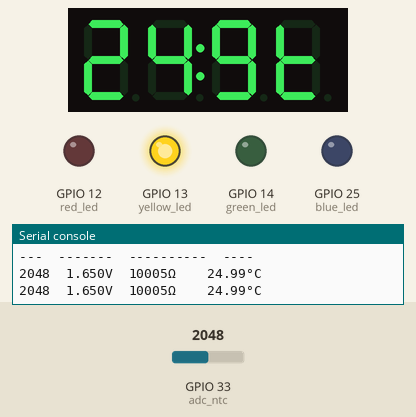
Recording of a program running on a simulated ESP32 board running MicroPython. Shown: 4-digit seven-segment display, output pins drawn as LEDs (lit = HIGH), the last lines printed to the serial console. The test bench sets the inputs (shaded band); at power-on: GPIO 33 (adc_ntc) = 2048 (analog values on the 0–4095 scale). Pins used as bus, display or sensor lines are not drawn.

Above: at 2.2 s.
2.3 s: GPIO 33 (adc_ntc) set to 2197
At 3.7 s:
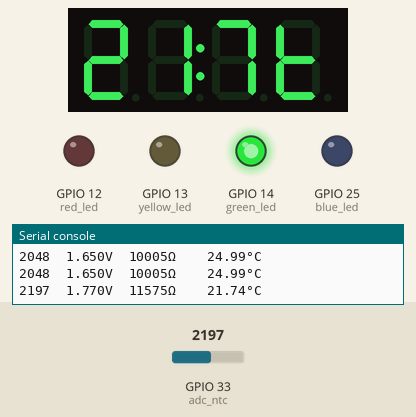
4.5 s: GPIO 33 (adc_ntc) set to 2324
At 5.7 s:
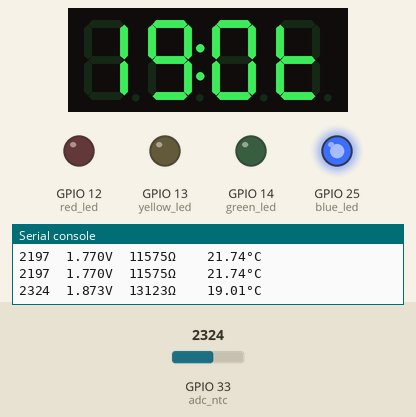
6.5 s: GPIO 33 (adc_ntc) set to 3135
At 7.7 s:
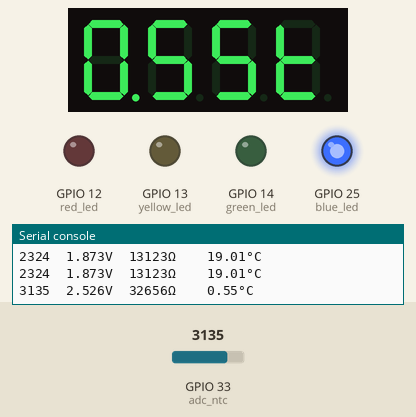
8.5 s: GPIO 33 (adc_ntc) set to 3233
At 9.7 s:
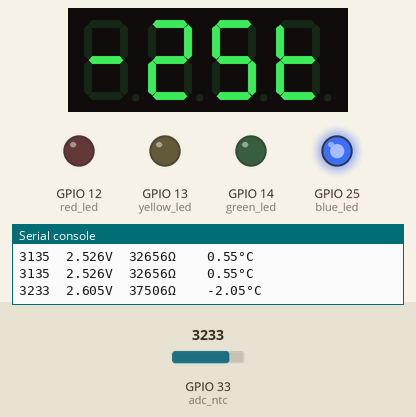
10.5 s: GPIO 33 (adc_ntc) set to 4095
At 11.7 s:
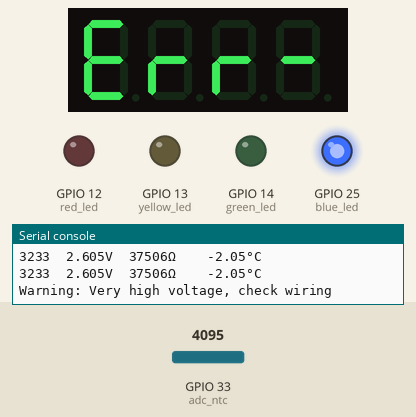
12.5 s: GPIO 33 (adc_ntc) set to 2047
At 13.4 s:
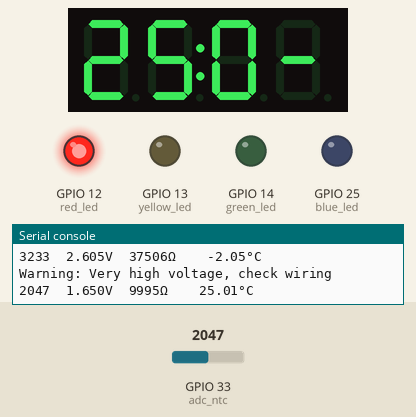
Timing chart, 0 to 15.5 s (numbered marks = the images above; inputs shaded):
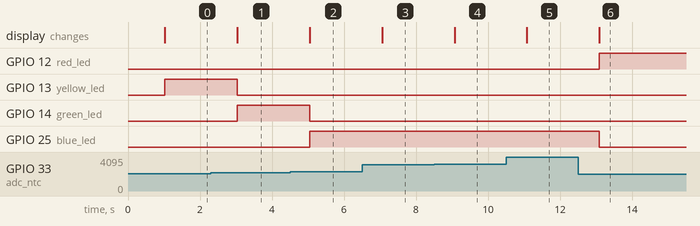

Measured:
- the behaviour switches between 2139 and 2140 on GPIO 33 (adc_ntc) (found by bisection; images 0 and 1)
- the behaviour switches between 2277 and 2278 on GPIO 33 (adc_ntc) (found by bisection; images 1 and 2)
- the behaviour switches between 3194 and 3195 on GPIO 33 (adc_ntc) (found by bisection; images 3 and 4)
- after the input at 2.3 s, GPIO 13 (yellow_led): HIGH → LOW after 0.73 s; GPIO 14 (green_led): LOW → HIGH after 0.73 s; the display: changes after 0.73 s (image 1)
- after the input at 4.5 s, GPIO 14 (green_led): HIGH → LOW after 0.54 s; GPIO 25 (blue_led): LOW → HIGH after 0.54 s; the display: changes after 0.54 s (image 2)
- after the input at 6.5 s, the display: changes after 0.56 s (image 3)
- after the input at 8.5 s, the display: changes after 0.57 s (image 4)
- after the input at 10.5 s, the display: changes after 0.58 s (image 5)
- after the input at 12.5 s, GPIO 12 (red_led): LOW → HIGH after 0.59 s; GPIO 25 (blue_led): HIGH → LOW after 0.59 s; the display: changes after 0.59 s (image 6)

The program:

temp_to_screen2.py
```python
import time
from machine import ADC, Pin
import math
from micropython import const

# TM1637 Constants
TM1637_CMD1 = const(64)  # 0x40 data command
TM1637_CMD2 = const(192) # 0xC0 address command
TM1637_CMD3 = const(128) # 0x80 display control command
TM1637_DSP_ON = const(8) # 0x08 display on
TM1637_DELAY = const(10) # 10us delay between clk/dio pulses
TM1637_MSB = const(128)  # msb is the decimal point or the colon

# 0-9, a-z, blank, dash, star
_SEGMENTS = bytearray(b'\x3F\x06\x5B\x4F\x66\x6D\x7D\x07\x7F\x6F\x77\x7C\x39\x5E\x79\x71\x3D\x76\x06\x1E\x76\x38\x55\x54\x3F\x73\x67\x50\x6D\x78\x3E\x1C\x2A\x76\x6E\x5B\x00\x40\x63')

class TM1637(object):
    """Library for quad 7-segment LED modules based on the TM1637 LED driver."""
    def __init__(self, clk, dio, brightness=7):
        self.clk = clk
        self.dio = dio

        if not 0 <= brightness <= 7:
            raise ValueError("Brightness out of range")
        self._brightness = brightness

        self.clk.init(Pin.OUT, value=0)
        self.dio.init(Pin.OUT, value=0)
        time.sleep_us(TM1637_DELAY)

        self._write_data_cmd()
        self._write_dsp_ctrl()

    def _start(self):
        self.dio(0)
        time.sleep_us(TM1637_DELAY)
        self.clk(0)
        time.sleep_us(TM1637_DELAY)

    def _stop(self):
        self.dio(0)
        time.sleep_us(TM1637_DELAY)
        self.clk(1)
        time.sleep_us(TM1637_DELAY)
        self.dio(1)

    def _write_data_cmd(self):
        self._start()
        self._write_byte(TM1637_CMD1)
        self._stop()

    def _write_dsp_ctrl(self):
        self._start()
        self._write_byte(TM1637_CMD3 | TM1637_DSP_ON | self._brightness)
        self._stop()

    def _write_byte(self, b):
        for i in range(8):
            self.dio((b >> i) & 1)
            time.sleep_us(TM1637_DELAY)
            self.clk(1)
            time.sleep_us(TM1637_DELAY)
            self.clk(0)
            time.sleep_us(TM1637_DELAY)
        self.clk(0)
        time.sleep_us(TM1637_DELAY)
        self.clk(1)
        time.sleep_us(TM1637_DELAY)
        self.clk(0)
        time.sleep_us(TM1637_DELAY)

    def write(self, segments, pos=0):
        if not 0 <= pos <= 5:
            raise ValueError("Position out of range")
        self._write_data_cmd()
        self._start()
        self._write_byte(TM1637_CMD2 | pos)
        for seg in segments:
            self._write_byte(seg)
        self._stop()
        self._write_dsp_ctrl()

    def encode_char(self, char):
        o = ord(char)
        if o == 32:
            return _SEGMENTS[36]  # space
        if o == 42:
            return _SEGMENTS[38]  # star/degrees
        if o == 45:
            return _SEGMENTS[37]  # dash
        if o == 46:
            return 0x80  # decimal point (dot)
        if o >= 65 and o <= 90:
            return _SEGMENTS[o-55]  # uppercase A-Z
        if o >= 97 and o <= 122:
            return _SEGMENTS[o-87]  # lowercase a-z
        if o >= 48 and o <= 57:
            return _SEGMENTS[o-48]  # 0-9
        raise ValueError("Character out of range: {:d} '{:s}'".format(o, chr(o)))

    def encode_string(self, string):
        segments = bytearray(len(string))
        for i in range(len(string)):
            segments[i] = self.encode_char(string[i])
        return segments

    def show(self, string, colon=False):
        segments = self.encode_string(string)
        if len(segments) > 1 and colon:
            segments[1] |= 128
        self.write(segments[:4])

# TM1637 Display setup
tm = TM1637(clk=Pin(18), dio=Pin(17))

# LED setup
blue_led = Pin(25, Pin.OUT)
green_led = Pin(14, Pin.OUT)
yellow_led = Pin(13, Pin.OUT)
red_led = Pin(12, Pin.OUT)

def turn_off_all_leds():
    """Turn off all LEDs"""
    blue_led.off()
    green_led.off()
    yellow_led.off()
    red_led.off()

def control_temperature_leds(temp):
    """Control LEDs based on temperature"""
    # Turn off all LEDs first
    turn_off_all_leds()

    # Turn on appropriate LED based on temperature
    if temp < 20.0:
        blue_led.on()    # Blue - Cold
    elif temp < 23.0:
        green_led.on()   # Green - Cool
    elif temp <= 25.0:
        yellow_led.on()  # Yellow - Warm
    else:
        red_led.on()     # Red - Hot
tm.show('INIT')
turn_off_all_leds()  # Turn off all LEDs at startup
time.sleep(1)

# Thermistor Configuration
R_NOMINAL = 10000      # NTC resistance at 25°C (10kΩ)
TEMP_NOMINAL = 25      # Temperature for nominal resistance (°C)
BETA = 3950            # Beta coefficient (check your NTC datasheet)
SERIES_RESISTOR = 10000  # Fixed resistor value (10kΩ)
V_SUPPLY = 3.3         # Supply voltage

# ADC setup
adc_ntc = ADC(Pin(33))  # Make sure this matches your wiring
adc_ntc.atten(ADC.ATTN_11DB)   # Full range 0-3.3V
adc_ntc.width(ADC.WIDTH_12BIT) # 12-bit resolution (0-4095)

def calculate_temperature(adc_reading):
    """Calculate temperature from ADC reading using Steinhart-Hart equation"""

    # Convert ADC reading to voltage
    voltage = adc_reading * V_SUPPLY / 4095.0

    # Handle edge cases
    if voltage <= 0.01:  # Very low voltage
        print("Warning: Very low voltage, check wiring")
        return None
    if voltage >= V_SUPPLY - 0.01:  # Very high voltage
        print("Warning: Very high voltage, check wiring")
        return None

    # Calculate thermistor resistance using voltage divider
    # For voltage divider: V_out = V_in * R_ntc / (R_series + R_ntc)
    # Solving for R_ntc: R_ntc = R_series * V_out / (V_in - V_out)
    resistance = SERIES_RESISTOR * voltage / (V_SUPPLY - voltage)

    # Steinhart-Hart equation (simplified Beta parameter equation)
    # 1/T = 1/T0 + (1/B) * ln(R/R0)
    # Where T and T0 are in Kelvin
    temp_k = 1.0 / ((1.0 / (TEMP_NOMINAL + 273.15)) +
                    (1.0 / BETA) * math.log(resistance / R_NOMINAL))

    temp_c = temp_k - 273.15

    return temp_c, voltage, resistance

def display_temperature(temp):
    """Display temperature on TM1637 with proper formatting"""
    if temp is None:
        tm.show('Err-')
        return

    if temp < -9:
        tm.show('Lo--')
    elif temp > 999:
        tm.show('Hi--')
    elif temp >= 100:
        # Show as integer for temps >= 100°C
        tm.show(str(int(temp)))
    elif temp >= 0:
        # For positive temps < 100, show with decimal point
        if temp >= 10:
            # Two digits + decimal + one digit: "23.5"
            temp_int = int(temp)
            temp_decimal = int((temp - temp_int) * 10)
            segments = tm.encode_string(str(temp_int) + str(temp_decimal))
            # Add decimal point to the second digit
            if len(segments) >= 2:
                segments[1] |= 0x80  # Add decimal point
            tm.write(segments)
        else:
            # One digit + decimal + two digits: "9.85"
            temp_int = int(temp)
            temp_decimal = int((temp - temp_int) * 100)
            if temp_decimal < 10:
                segments = tm.encode_string(str(temp_int) + "0" + str(temp_decimal))
            else:
                segments = tm.encode_string(str(temp_int) + str(temp_decimal))
            # Add decimal point to the first digit
            if len(segments) >= 1:
                segments[0] |= 0x80  # Add decimal point
            tm.write(segments)
    else:
        # Negative temperatures - just show as integer
        tm.show(str(int(temp)))

# Main loop
print("Starting thermistor temperature monitoring...")
print("Raw\tVoltage\tResistance\tTemp")
print("---\t-------\t----------\t----")

while True:
    try:
        # Read ADC
        raw_adc = adc_ntc.read()

        # Calculate temperature
        result = calculate_temperature(raw_adc)

        if result is None:
            tm.show('Err-')
            time.sleep(2)
            continue

        temp_c, voltage, resistance = result

        # Print debug info
        print("{}\t{:.3f}V\t{:.0f}Ω\t\t{:.2f}°C".format(
            raw_adc, voltage, resistance, temp_c))

        # Display on TM1637
        display_temperature(temp_c)

        # Control LEDs based on temperature
        control_temperature_leds(temp_c)

        time.sleep(1)

    except Exception as e:
        print("Error:", e)
        tm.show('Err-')
        turn_off_all_leds()  # Turn off LEDs on error
        time.sleep(2)

# Alternative: If your thermistor is wired differently (NTC to ground)
def calculate_temperature_alt(adc_reading):
    """Alternative calculation if NTC is connected to ground"""
    voltage = adc_reading * V_SUPPLY / 4095.0

    if voltage <= 0.01:
        return None
    if voltage >= V_SUPPLY - 0.01:
        return None

    # For NTC connected to ground: R_ntc = R_series * (V_supply - V_out) / V_out
    resistance = SERIES_RESISTOR * (V_SUPPLY - voltage) / voltage

    temp_k = 1.0 / ((1.0 / (TEMP_NOMINAL + 273.15)) +
                    (1.0 / BETA) * math.log(resistance / R_NOMINAL))

    temp_c = temp_k - 273.15

    return temp_c, voltage, resistance
```
